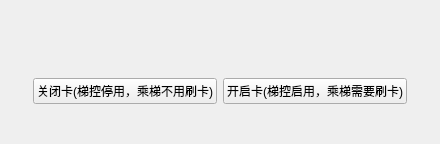
      <widget class="QWidget" name="tab_22">
       <attribute name="title">
        <string>开关卡</string>
       </attribute>
       <layout class="QHBoxLayout" name="horizontalLayout_91">
        <item>
         <layout class="QVBoxLayout" name="verticalLayout_36" stretch="1,3,0,1">
          <item>
           <widget class="QLabel" name="label_239">
            <property name="text">
             <string/>
            </property>
           </widget>
          </item>
          <item>
           <widget class="QWidget" name="horizontalWidget_23" native="true">
            <layout class="QHBoxLayout" name="horizontalLayout_92" stretch="2,6,2">
             <item>
              <widget class="QLabel" name="label_240">
               <property name="text">
                <string/>
               </property>
              </widget>
             </item>
             <item>
              <widget class="QWidget" name="widget_25" native="true">
               <property name="styleSheet">
                <string notr="true">border-style:solid;
border-width:4px;</string>
               </property>
              </widget>
             </item>
             <item>
              <widget class="QLabel" name="label_241">
               <property name="text">
                <string/>
               </property>
              </widget>
             </item>
            </layout>
           </widget>
          </item>
          <item>
           <widget class="QWidget" name="widget_26" native="true">
            <layout class="QHBoxLayout" name="horizontalLayout_93">
             <item>
              <widget class="QLabel" name="label_242">
               <property name="text">
                <string/>
               </property>
              </widget>
             </item>
             <item>
              <widget class="QPushButton" name="pushButton_66">
               <property name="text">
                <string>关闭卡(梯控停用，乘梯不用刷卡)</string>
               </property>
              </widget>
             </item>
             <item>
              <widget class="QPushButton" name="pushButton_67">
               <property name="text">
                <string>开启卡(梯控启用，乘梯需要刷卡)</string>
               </property>
              </widget>
             </item>
             <item>
              <widget class="QLabel" name="label_243">
               <property name="text">
                <string/>
               </property>
              </widget>
             </item>
            </layout>
           </widget>
          </item>
          <item>
           <widget class="QLabel" name="label_244">
            <property name="text">
             <string/>
            </property>
           </widget>
          </item>
         </layout>
        </item>
       </layout>
      </widget>
